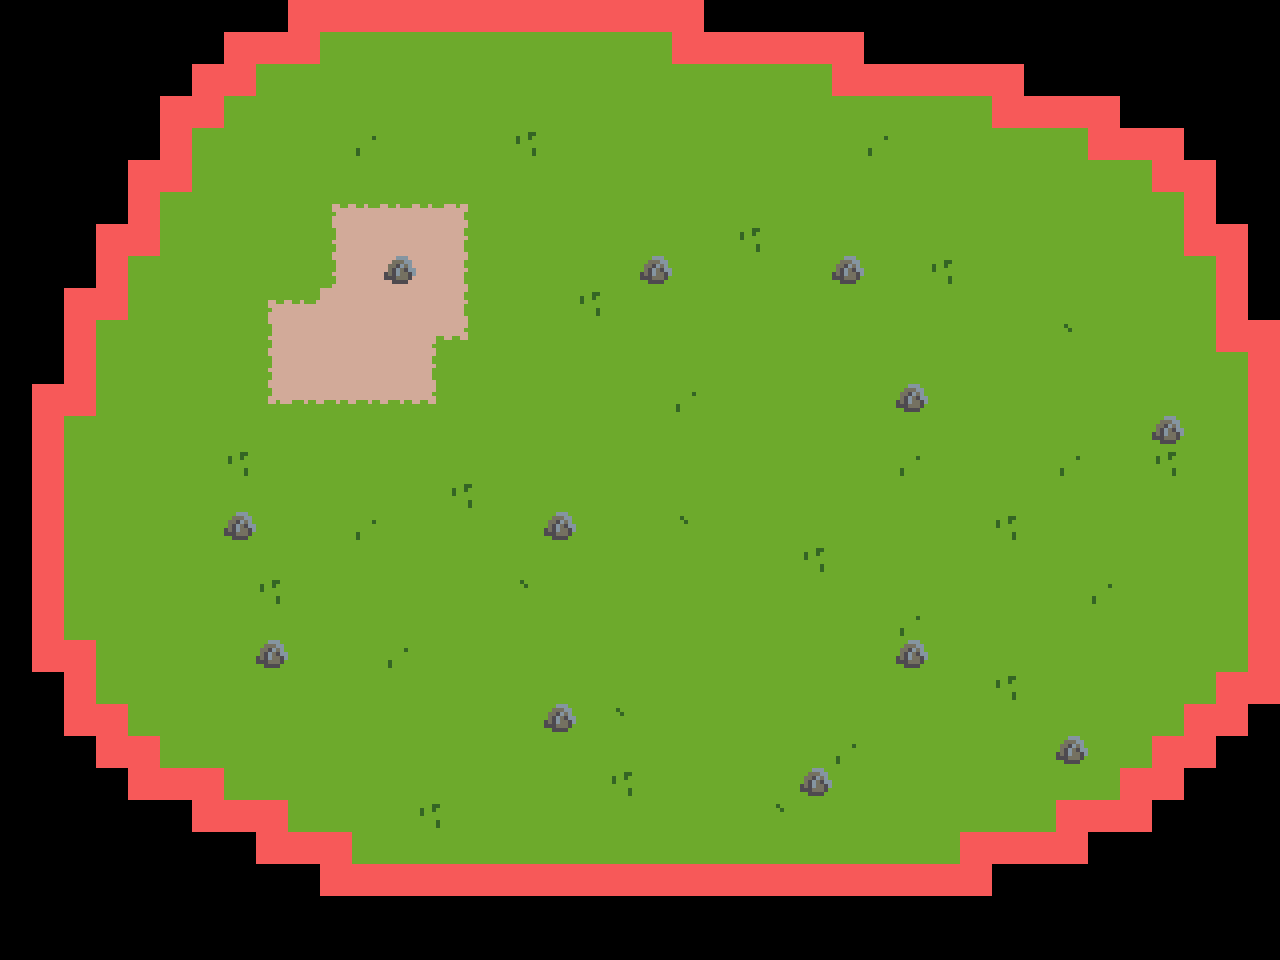

The image is a tile-based game level rendered from a .tmx file. Its description and source (layers, tilesets, objects; grid data summarised) follow:
An orthogonal 40x30 tile map with 32x32 px tiles, 3 tile layers (Tile Layer 1, Tile Layer 2, collision), 2 tilesets.

<map version="1.2" tiledversion="2019.04.03" orientation="orthogonal" renderorder="right-down" width="40" height="30" tilewidth="32" tileheight="32" infinite="0" nextlayerid="4" nextobjectid="1">
 <tileset firstgid="1" source="tileset.tsx" />
 <tileset firstgid="57" source="tilecolor.tsx" />
 <layer id="1" name="Tile Layer 1" width="40" height="30">
  <data>[1200 cells, 912 non-empty, 22 distinct tile ids]</data>
 </layer>
 <layer id="2" name="Tile Layer 2" width="40" height="30">
  <data>[1200 cells, 12 non-empty, 1 distinct tile ids]</data>
 </layer>
 <layer id="3" name="collision" width="40" height="30">
  <data>[1200 cells, 131 non-empty, 2 distinct tile ids]</data>
 </layer>
</map>
